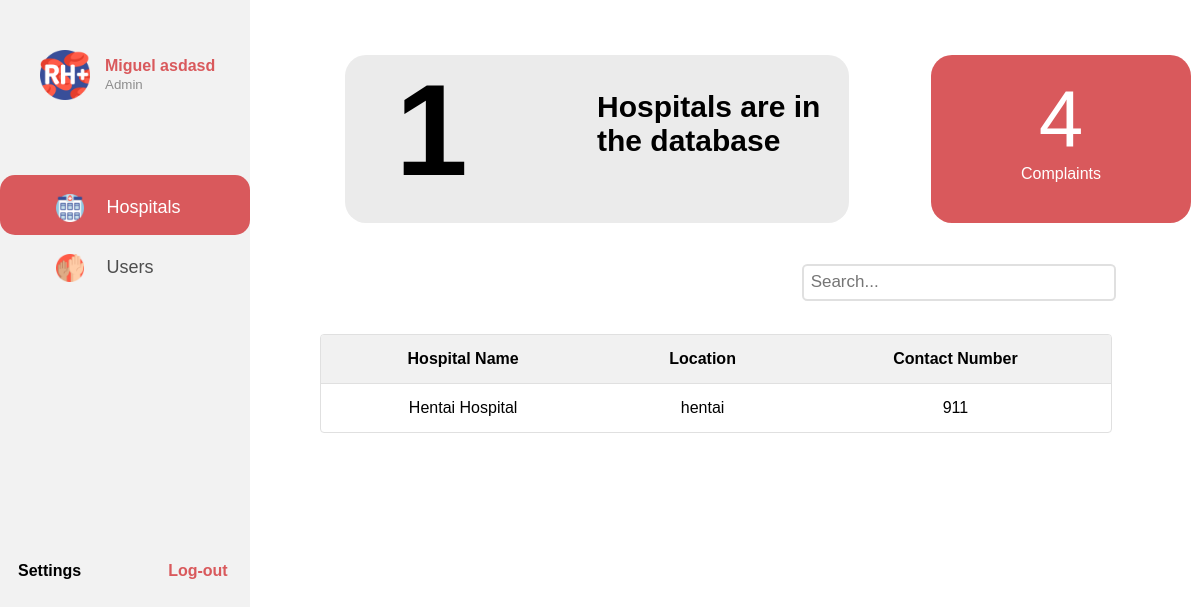
/admin-dashboard-hospital.php (signed in), run on the app's committed database.
### tables this page shows
CREATE TABLE `hospital` (
  `Hospital_ID` int(11) NOT NULL,
  `Hospital_Name` varchar(20) NOT NULL,
  `Hospital_Address` text NOT NULL,
  `Hospital_Contact_Number` int(7) NOT NULL,
  `Hospital_Password` varchar(15) NOT NULL,
  `Hospital_Email_Address` varchar(20) NOT NULL
);

### admin-dashboard-hospital.php (the view, shortened to what this page needs)
<?php
  if(isset($_SESSION['Admin_Name']) && isset($_SESSION['Admin_ID'])){
?>
<!DOCTYPE html>
<html>
<head>
</head>
<body>
  <div class="sidenav">
    <div class="float-container">
        <div class="float-child">
           <div class="icon"><img src="icons/Hospital-Dashboard-Menu/rh-.png"></div>
        </div>
        <div class="float-child">
          <div class="prof-text">
            <p><b><?php echo $_SESSION['Admin_Name']?></b></p>
            <small>Admin</small>
          </div>
        </div>
    </div>
    <div class="menu">
      <div class="dashboard">
        <a href="#" id="first-sidebar" class="a"><img src="icons/menu/medical-center.png">Hospitals</a>
      </div>
      <div class="request">
        <a href="admin-dashboard-users.php" class="a"><img src="icons/menu/volunteer.png">Users</a>
      </div>
      <div class="sidebar-bottom">
        <table>
          <th><a href="#">Settings</a></th>
          <th><a href="logout.php" id="log-out">Log-out</a></th>
        </table>
      </div>
    </div>
  </div>
  <div class="header">
    <table>
      <tr>
        <td>
          <div class="totalhospitals row">
            <div class="column">
               <?php
                $conn = mysqli_connect("localhost","root","","blood_donation_sys");
                $sql = "SELECT * FROM hospital";
                if ($result=mysqli_query($conn,$sql)) {
                     $rowcount=mysqli_num_rows($result);
                    echo "<b><h2 id='total-hospital-number'>".$rowcount."</h2></b>";
                }
            ?>
            </div>
            <div class="column" style="margin-top: 35px">
              <b><p id="text-right" style ="font-size: 30px">Hospitals are in the database</p></b>
            </div>
          </div>
        </td>
        <td>
          <div class="total-outgoing">
            <br>
            <p id="total-complaints-number">4</p>
            <p style="color: white">Complaints</p>
          </div>
        </td>
      </tr>
    </table>
  </div>
  <div class="table-header">
    <table>
      <th><h2> Hospitals</h2></th>
      <th id="search-box"><input type="text" placeholder="Search..."></th>
    </table>
  </div>
  <div class="content">
    <table class="table-content" style="width: 90%">
      <tr>
        <th>Hospital Name</th>
        <th>Location</th>
        <th>Contact Number</th>
      </tr>
        <?php
        $conn = mysqli_connect("localhost","root","","blood_donation_sys");
        $sql = "SELECT Hospital_Name,
        Hospital_Address, Hospital_Contact_Number FROM hospital";
        $result = $conn->query($sql);
        if($result->num_rows>0){
          while($row=$result->fetch_assoc()){
            echo "<tr><td>".$row["Hospital_Name"]."</td><td>".$row["Hospital_Address"]."</td><td>".$row["Hospital_Contact_Number"]."</td></tr>";
          }
          echo"</table>";
        }
        else{
          echo "0 result";
        }
        ?>
  </div>
</body>
</html>
<?php
}else{
  send_alert_error("Session Invalid");
}
?>

### admin-dashboard-hospital.php (style rules this page uses)
* { padding: 0; margin: 0; }
body { font-family: sans-serif; font-size: 16px; }
.sidenav { height: 100%; width: 15.625em; position: fixed; background-color: #F2F2F2; left: 0; top: 0; overflow-x: hidden; padding-top: 1.25em; font-family: sans-serif; }
.menu { padding-top: 2em; }
.menu img { width: 15%; padding-right: 1.25em; vertical-align: middle; }
.profile tr, td { padding-right: 100px; }
.a { padding: 1.0625em 0.5em 0.75em 3.125em; text-decoration: none; font-size: 1.125em; color: #4D4D4D; display: block; }
.content { padding-top: 1.25em; padding-left: 20em; }
.dashboard { box-sizing: border-box; background-color: #D9595C; border-style: none; border-color: #D9595C; border-width: 0.0125em; border-radius: 0.9375em; }
.dashboard a { color:white; }
.sidebar-bottom { position: absolute; top: 35em; left: 1em; }
.sidebar-bottom a { text-decoration: none; color: black; }
#log-out { padding-left: 5.3125em; color: #D9595C; }
.float-container { padding-top: 20px; padding-left: 30px; padding-bottom: 50px; }
.icon { width: 25%; float: left; padding: 10px ; }
.icon img { width: 90%; }
.prof-text { padding-top: 17px; padding-left: 0px; }
.prof-text b { color: #D9595C; }
.prof-text small { color: #8D8D8D; }
.header { padding-top: 40px; padding-left: 330px; }
.header table { border-collapse: collapse; }
.totalhospitals { height: 168px; width: 504px; background-color: #EBEBEB; border-style: none; border-radius: 21px; color: black; content: ""; display: table; clear: both; }
.total-outgoing { text-align: center; margin-left: 20%; height: 168px; color: #921115; width: 260px; background-color: #D9595C; border-style: none; border-radius: 21px; }
#total-hospital-number { display: block; position: relative; font-size: 130px; bottom: 260%; left: 20%; }
#total-complaints-number { color:white; font-size: 80px; }
.table-header { padding-top: 1.5em; padding-bottom: 20px; }
#search-box { position: absolute; right: 10em; }
.table-header input[type=text] { font-size: 1.0625em; color: #2C2C2C; padding: 0.375em 0.375em 0.375em 0.375em; border-width: 2px; border-style: solid; border-radius: 0.3125em; border-color: #E0E0E0; width: 125%; }
table.table-content { border: 0.0625em solid #E0E0E0; border-radius: 0.25em; border-collapse: separate; border-spacing: 0; text-align: center; }
table.table-content th { background-color: #F1F1F1; }
table.table-content th:first-child { border-radius: 0.1875em 0 0 0; }
table.table-content th:last-child { border-radius: 0 0.1875em 0 0; }
table.table-content th, td { border-bottom: 0.0625em solid #E0E0E0; padding: 0.9375em; }
td:not(.table-content) { border-bottom: none; }
.row:after { content: ""; display: table; clear: both; }
.column { float: left; width: 50%; }

### data on the page
hospital: Hospital_Name "Hentai Hospital", Hospital_Address "hentai", Hospital_Contact_Number "911"

### other printed values
$_SESSION['Admin_Name'] "Miguel asdasd"
$rowcount "1"
